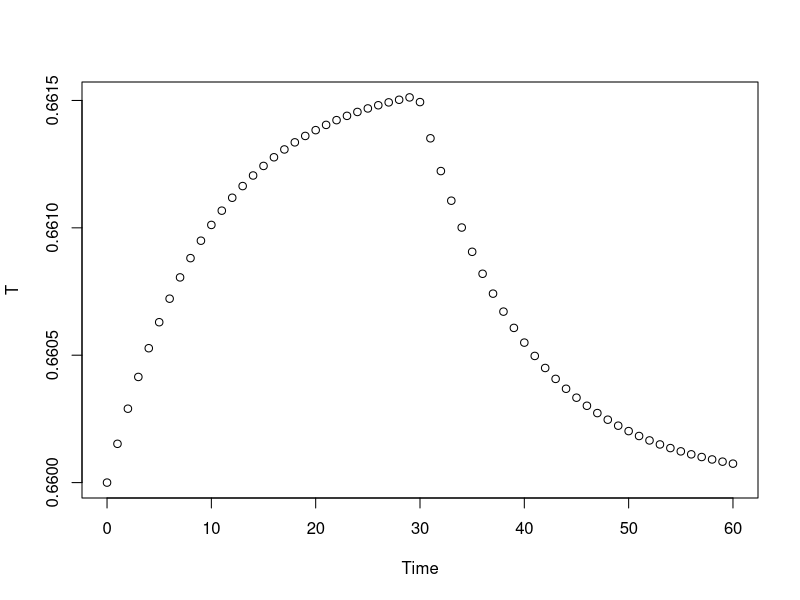

This figure's R source:
##################################################
# 
#
#       Mixing Model for Heat Based IWPVP
#       Written by Ellis Fangmann
#       March 21, 2025
#
#
##################################################
 
#Constants
WaterQin <- 0.05 #Qin (mL/hr)
Volume <- 0.5 #V (mL)
BackgroundT <- 0.66 #Tb (deg)
InflowTDischarge <- 0.03298 #
MaxTInject  <- 0.01
Volume <- 0.5 #mL
To <- 0.69
InjectedTDischarge <- 0.0001

#Create Dataframe
MixingModelData <- as.data.frame(seq(from = 0, to = 60, by = 1))
colnames(MixingModelData) <- "Time"

#Equation
#Function for Mixing Model
Time <- as.data.frame(MixingModelData$Time)
colnames(Time) <- "Time"

MixingModelFunction <- function(BackgroundT, InflowTDischarge, WaterQin, MaxTInject,
                                InjectedTDischarge, Volume, Time) {
  i = 1
  T <- Time
  while (i < 62) {
  if(Time [i, ] < 30) {
    T[i,] <- (InjectedTDischarge + InflowTDischarge)/(WaterQin) + 
      (BackgroundT - (InjectedTDischarge + InflowTDischarge)/(WaterQin)) * 
      exp(-1*WaterQin*Time[i,]/Volume)
  } else {
    T[i,] <- BackgroundT + (To - BackgroundT) *
      exp(-1*WaterQin*Time[i,]/Volume)
  }
    i = i+1
  }
  return(T)
}

T <- MixingModelFunction(BackgroundT, InflowTDischarge, WaterQin, MaxTInject,
                    InjectedTDischarge, Volume, Time)
Time$T <- T
colnames(Time[,2]) <- "T"

plot(Time)

